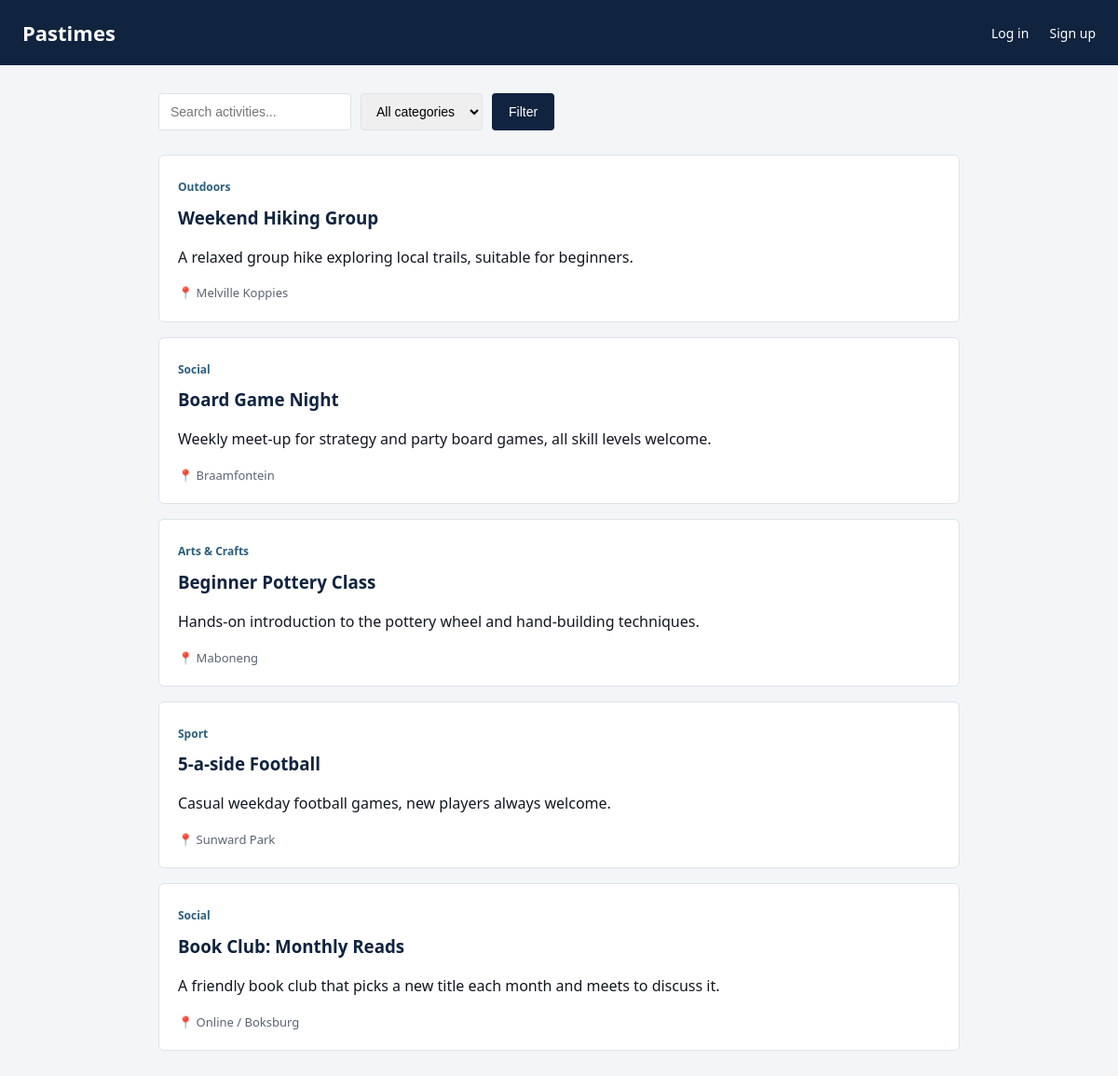
The page / on the database its author committed.
### tables this page shows
CREATE TABLE IF NOT EXISTS activities (
    id INT AUTO_INCREMENT PRIMARY KEY,
    name VARCHAR(150) NOT NULL,
    category VARCHAR(50) NOT NULL,
    description TEXT NOT NULL,
    location VARCHAR(150) NOT NULL,
    created_by INT,
    created_at TIMESTAMP DEFAULT CURRENT_TIMESTAMP,
    FOREIGN KEY (created_by) REFERENCES users(id) ON DELETE SET NULL
);

### index.php (the view, shortened to what this page needs)
<?php require "db.php"; ?>
<!DOCTYPE html>
<html lang="en">
<head>
<link rel="stylesheet" href="style.css">
</head>
<body>
<header>
    <h1>Pastimes</h1>
    <nav>
        <?php if (isset($_SESSION['user_id'])): ?>
            <a href="add_activity.php">Add an activity</a>
            <a href="logout.php">Log out (<?= htmlspecialchars($_SESSION['user_name']) ?>)</a>
        <?php else: ?>
            <a href="login.php">Log in</a>
            <a href="register.php">Sign up</a>
        <?php endif; ?>
    </nav>
</header>
<div class="wrap">
    <form class="filter-bar" method="get">
        <input type="text" name="q" placeholder="Search activities..." value="<?= htmlspecialchars($_GET['q'] ?? '') ?>">
        <select name="category">
            <option value="">All categories</option>
        </select>
        <button type="submit">Filter</button>
    </form>
    <?php
    $sql = "SELECT * FROM activities WHERE 1=1";
    $params = [];
    $sql .= " ORDER BY created_at DESC";
    $stmt = $pdo->prepare($sql);
    $stmt->execute($params);
    $activities = $stmt->fetchAll();
    ?>
    <?php foreach ($activities as $a): ?>
        <div class="card">
            <span class="tag"><?= htmlspecialchars($a['category']) ?></span>
            <h3><?= htmlspecialchars($a['name']) ?></h3>
            <p><?= htmlspecialchars($a['description']) ?></p>
            <div class="meta">📍 <?= htmlspecialchars($a['location']) ?></div>
        </div>
    <?php endforeach; ?>
</div>
</body>
</html>

### style.css (style rules this page uses)
:root { --ink: #10233F; --steel: #2C5F7C; --brass: #C9972E; --bg: #F3F5F7; --panel: #FFFFFF; --text: #121620; --muted: #5B6472; --line: #DDE3E9; }
* { box-sizing: border-box; }
body { margin: 0; font-family: "Segoe UI", Arial, sans-serif; background: var(--bg); color: var(--text); line-height: 1.55; }
header { background: var(--ink); color: #fff; padding: 18px 24px; display: flex; justify-content: space-between; align-items: center; flex-wrap: wrap; gap: 12px; }
header h1 { margin: 0; font-size: 22px; }
header nav a { color: #fff; text-decoration: none; margin-left: 18px; font-size: 14px; }
.wrap { max-width: 900px; margin: 0 auto; padding: 30px 20px; }
.filter-bar { display: flex; gap: 10px; margin-bottom: 26px; flex-wrap: wrap; }
.filter-bar select, .filter-bar input { padding: 10px 12px; border: 1px solid var(--line); border-radius: 4px; font-size: 14px; }
.filter-bar button, .btn { background: var(--ink); color: #fff; border: none; padding: 10px 18px; border-radius: 4px; cursor: pointer; font-size: 14px; text-decoration: none; display: inline-block; }
.card { background: var(--panel); border: 1px solid var(--line); border-radius: 6px; padding: 20px; margin-bottom: 16px; }
.card h3 { margin: 0 0 6px; color: var(--ink); }
.tag { display: inline-block; font-size: 12px; color: var(--steel); font-weight: 600; margin-bottom: 8px; }
.card .meta { color: var(--muted); font-size: 13px; margin-top: 10px; }

### rows shown on the page
activities: category "Outdoors", name "Weekend Hiking Group", description "A relaxed group hike exploring local trails, suitable for beginners.", location "Melville Koppies"
activities: category "Social", name "Board Game Night", description "Weekly meet-up for strategy and party board games, all skill levels welcome.", location "Braamfontein"
activities: category "Arts & Crafts", name "Beginner Pottery Class", description "Hands-on introduction to the pottery wheel and hand-building techniques.", location "Maboneng"
activities: category "Sport", name "5-a-side Football", description "Casual weekday football games, new players always welcome.", location "Sunward Park"
activities: category "Social", name "Book Club: Monthly Reads", description "A friendly book club that picks a new title each month and meets to discuss it.", location "Online / Boksburg"
